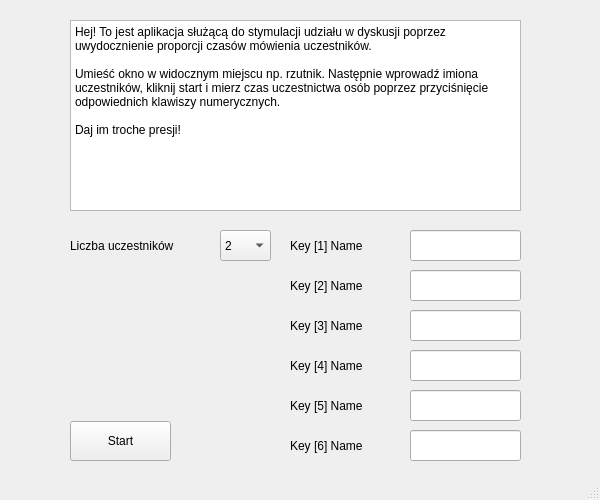
<?xml version="1.0" encoding="UTF-8"?>
<ui version="4.0">
 <class>MainWindow</class>
 <widget class="QMainWindow" name="MainWindow">
  <property name="enabled">
   <bool>true</bool>
  </property>
  <property name="geometry">
   <rect>
    <x>0</x>
    <y>0</y>
    <width>600</width>
    <height>500</height>
   </rect>
  </property>
  <property name="sizePolicy">
   <sizepolicy hsizetype="Fixed" vsizetype="Fixed">
    <horstretch>50</horstretch>
    <verstretch>0</verstretch>
   </sizepolicy>
  </property>
  <property name="minimumSize">
   <size>
    <width>600</width>
    <height>500</height>
   </size>
  </property>
  <property name="maximumSize">
   <size>
    <width>600</width>
    <height>500</height>
   </size>
  </property>
  <property name="windowTitle">
   <string>Engagement Application</string>
  </property>
  <widget class="QWidget" name="centralwidget">
   <widget class="QPlainTextEdit" name="message">
    <property name="geometry">
     <rect>
      <x>70</x>
      <y>20</y>
      <width>451</width>
      <height>191</height>
     </rect>
    </property>
    <property name="acceptDrops">
     <bool>true</bool>
    </property>
    <property name="tabChangesFocus">
     <bool>true</bool>
    </property>
    <property name="readOnly">
     <bool>true</bool>
    </property>
    <property name="plainText">
     <string>Hej! To jest aplikacja służącą do stymulacji udziału w dyskusji poprzez uwydocznienie proporcji czasów mówienia uczestników. 

Umieść okno w widocznym miejscu np. rzutnik. Następnie wprowadź imiona uczestników, kliknij start i mierz czas uczestnictwa osób poprzez przyciśnięcie odpowiednich klawiszy numerycznych. 

Daj im troche presji!</string>
    </property>
   </widget>
   <widget class="QComboBox" name="comboBox">
    <property name="geometry">
     <rect>
      <x>220</x>
      <y>230</y>
      <width>51</width>
      <height>31</height>
     </rect>
    </property>
    <item>
     <property name="text">
      <string>2</string>
     </property>
    </item>
    <item>
     <property name="text">
      <string>3</string>
     </property>
    </item>
    <item>
     <property name="text">
      <string>4</string>
     </property>
    </item>
    <item>
     <property name="text">
      <string>5</string>
     </property>
    </item>
    <item>
     <property name="text">
      <string>6</string>
     </property>
    </item>
   </widget>
   <widget class="QLabel" name="label">
    <property name="geometry">
     <rect>
      <x>70</x>
      <y>230</y>
      <width>131</width>
      <height>31</height>
     </rect>
    </property>
    <property name="text">
     <string>Liczba uczestników</string>
    </property>
    <property name="buddy">
     <cstring>comboBox</cstring>
    </property>
   </widget>
   <widget class="QLineEdit" name="name_1">
    <property name="geometry">
     <rect>
      <x>410</x>
      <y>230</y>
      <width>111</width>
      <height>31</height>
     </rect>
    </property>
    <property name="sizePolicy">
     <sizepolicy hsizetype="Fixed" vsizetype="Fixed">
      <horstretch>0</horstretch>
      <verstretch>0</verstretch>
     </sizepolicy>
    </property>
    <property name="autoFillBackground">
     <bool>false</bool>
    </property>
    <property name="text">
     <string/>
    </property>
   </widget>
   <widget class="QLineEdit" name="name_3">
    <property name="geometry">
     <rect>
      <x>410</x>
      <y>310</y>
      <width>111</width>
      <height>31</height>
     </rect>
    </property>
    <property name="readOnly">
     <bool>true</bool>
    </property>
   </widget>
   <widget class="QLineEdit" name="name_2">
    <property name="geometry">
     <rect>
      <x>410</x>
      <y>270</y>
      <width>111</width>
      <height>31</height>
     </rect>
    </property>
   </widget>
   <widget class="QLineEdit" name="name_4">
    <property name="geometry">
     <rect>
      <x>410</x>
      <y>350</y>
      <width>111</width>
      <height>31</height>
     </rect>
    </property>
   </widget>
   <widget class="QLineEdit" name="name_5">
    <property name="geometry">
     <rect>
      <x>410</x>
      <y>390</y>
      <width>111</width>
      <height>31</height>
     </rect>
    </property>
   </widget>
   <widget class="QLineEdit" name="name_6">
    <property name="geometry">
     <rect>
      <x>410</x>
      <y>430</y>
      <width>111</width>
      <height>31</height>
     </rect>
    </property>
   </widget>
   <widget class="QLabel" name="label_1">
    <property name="geometry">
     <rect>
      <x>290</x>
      <y>230</y>
      <width>101</width>
      <height>31</height>
     </rect>
    </property>
    <property name="text">
     <string>Key [1] Name</string>
    </property>
   </widget>
   <widget class="QLabel" name="label_2">
    <property name="geometry">
     <rect>
      <x>290</x>
      <y>270</y>
      <width>101</width>
      <height>31</height>
     </rect>
    </property>
    <property name="text">
     <string>Key [2] Name</string>
    </property>
   </widget>
   <widget class="QLabel" name="label_3">
    <property name="geometry">
     <rect>
      <x>290</x>
      <y>310</y>
      <width>101</width>
      <height>31</height>
     </rect>
    </property>
    <property name="text">
     <string>Key [3] Name</string>
    </property>
   </widget>
   <widget class="QLabel" name="label_4">
    <property name="geometry">
     <rect>
      <x>290</x>
      <y>350</y>
      <width>101</width>
      <height>31</height>
     </rect>
    </property>
    <property name="text">
     <string>Key [4] Name</string>
    </property>
   </widget>
   <widget class="QLabel" name="label_5">
    <property name="geometry">
     <rect>
      <x>290</x>
      <y>390</y>
      <width>101</width>
      <height>31</height>
     </rect>
    </property>
    <property name="text">
     <string>Key [5] Name</string>
    </property>
   </widget>
   <widget class="QLabel" name="label_6">
    <property name="geometry">
     <rect>
      <x>290</x>
      <y>430</y>
      <width>101</width>
      <height>31</height>
     </rect>
    </property>
    <property name="text">
     <string>Key [6] Name</string>
    </property>
   </widget>
   <widget class="QPushButton" name="startButton">
    <property name="geometry">
     <rect>
      <x>70</x>
      <y>421</y>
      <width>101</width>
      <height>40</height>
     </rect>
    </property>
    <property name="palette">
     <palette>
      <active>
       <colorrole role="Button">
        <brush brushstyle="SolidPattern">
         <color alpha="255">
          <red>46</red>
          <green>194</green>
          <blue>126</blue>
         </color>
        </brush>
       </colorrole>
       <colorrole role="Light">
        <brush brushstyle="SolidPattern">
         <color alpha="255">
          <red>96</red>
          <green>255</green>
          <blue>182</blue>
         </color>
        </brush>
       </colorrole>
       <colorrole role="Midlight">
        <brush brushstyle="SolidPattern">
         <color alpha="255">
          <red>71</red>
          <green>224</green>
          <blue>154</blue>
         </color>
        </brush>
       </colorrole>
       <colorrole role="Dark">
        <brush brushstyle="SolidPattern">
         <color alpha="255">
          <red>23</red>
          <green>97</green>
          <blue>63</blue>
         </color>
        </brush>
       </colorrole>
       <colorrole role="Mid">
        <brush brushstyle="SolidPattern">
         <color alpha="255">
          <red>31</red>
          <green>129</green>
          <blue>84</blue>
         </color>
        </brush>
       </colorrole>
       <colorrole role="Window">
        <brush brushstyle="SolidPattern">
         <color alpha="255">
          <red>46</red>
          <green>194</green>
          <blue>126</blue>
         </color>
        </brush>
       </colorrole>
       <colorrole role="Shadow">
        <brush brushstyle="SolidPattern">
         <color alpha="255">
          <red>0</red>
          <green>0</green>
          <blue>0</blue>
         </color>
        </brush>
       </colorrole>
       <colorrole role="AlternateBase">
        <brush brushstyle="SolidPattern">
         <color alpha="255">
          <red>150</red>
          <green>224</green>
          <blue>190</blue>
         </color>
        </brush>
       </colorrole>
      </active>
      <inactive>
       <colorrole role="Button">
        <brush brushstyle="SolidPattern">
         <color alpha="255">
          <red>239</red>
          <green>239</green>
          <blue>239</blue>
         </color>
        </brush>
       </colorrole>
       <colorrole role="Light">
        <brush brushstyle="SolidPattern">
         <color alpha="255">
          <red>255</red>
          <green>255</green>
          <blue>255</blue>
         </color>
        </brush>
       </colorrole>
       <colorrole role="Midlight">
        <brush brushstyle="SolidPattern">
         <color alpha="255">
          <red>202</red>
          <green>202</green>
          <blue>202</blue>
         </color>
        </brush>
       </colorrole>
       <colorrole role="Dark">
        <brush brushstyle="SolidPattern">
         <color alpha="255">
          <red>159</red>
          <green>159</green>
          <blue>159</blue>
         </color>
        </brush>
       </colorrole>
       <colorrole role="Mid">
        <brush brushstyle="SolidPattern">
         <color alpha="255">
          <red>184</red>
          <green>184</green>
          <blue>184</blue>
         </color>
        </brush>
       </colorrole>
       <colorrole role="Window">
        <brush brushstyle="SolidPattern">
         <color alpha="255">
          <red>239</red>
          <green>239</green>
          <blue>239</blue>
         </color>
        </brush>
       </colorrole>
       <colorrole role="Shadow">
        <brush brushstyle="SolidPattern">
         <color alpha="255">
          <red>118</red>
          <green>118</green>
          <blue>118</blue>
         </color>
        </brush>
       </colorrole>
       <colorrole role="AlternateBase">
        <brush brushstyle="SolidPattern">
         <color alpha="255">
          <red>247</red>
          <green>247</green>
          <blue>247</blue>
         </color>
        </brush>
       </colorrole>
      </inactive>
      <disabled>
       <colorrole role="Button">
        <brush brushstyle="SolidPattern">
         <color alpha="255">
          <red>46</red>
          <green>194</green>
          <blue>126</blue>
         </color>
        </brush>
       </colorrole>
       <colorrole role="Light">
        <brush brushstyle="SolidPattern">
         <color alpha="255">
          <red>96</red>
          <green>255</green>
          <blue>182</blue>
         </color>
        </brush>
       </colorrole>
       <colorrole role="Midlight">
        <brush brushstyle="SolidPattern">
         <color alpha="255">
          <red>71</red>
          <green>224</green>
          <blue>154</blue>
         </color>
        </brush>
       </colorrole>
       <colorrole role="Dark">
        <brush brushstyle="SolidPattern">
         <color alpha="255">
          <red>23</red>
          <green>97</green>
          <blue>63</blue>
         </color>
        </brush>
       </colorrole>
       <colorrole role="Mid">
        <brush brushstyle="SolidPattern">
         <color alpha="255">
          <red>31</red>
          <green>129</green>
          <blue>84</blue>
         </color>
        </brush>
       </colorrole>
       <colorrole role="Window">
        <brush brushstyle="SolidPattern">
         <color alpha="255">
          <red>46</red>
          <green>194</green>
          <blue>126</blue>
         </color>
        </brush>
       </colorrole>
       <colorrole role="Shadow">
        <brush brushstyle="SolidPattern">
         <color alpha="255">
          <red>177</red>
          <green>177</green>
          <blue>177</blue>
         </color>
        </brush>
       </colorrole>
       <colorrole role="AlternateBase">
        <brush brushstyle="SolidPattern">
         <color alpha="255">
          <red>247</red>
          <green>247</green>
          <blue>247</blue>
         </color>
        </brush>
       </colorrole>
      </disabled>
     </palette>
    </property>
    <property name="text">
     <string>Start</string>
    </property>
   </widget>
  </widget>
  <widget class="QStatusBar" name="statusbar"/>
 </widget>
 <tabstops>
  <tabstop>message</tabstop>
  <tabstop>comboBox</tabstop>
  <tabstop>name_1</tabstop>
  <tabstop>name_2</tabstop>
  <tabstop>name_3</tabstop>
  <tabstop>name_4</tabstop>
  <tabstop>name_5</tabstop>
  <tabstop>name_6</tabstop>
  <tabstop>startButton</tabstop>
 </tabstops>
 <resources/>
 <connections/>
</ui>
